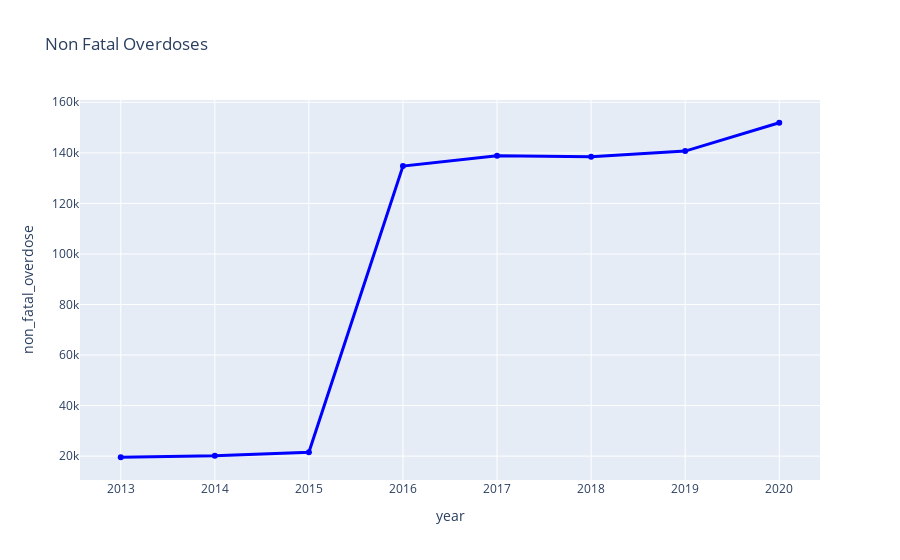

This figure's notebook cell:
### Code cell
fig = px.line(non_fatal, x="year", y="non_fatal_overdose", title='Non Fatal Overdoses',  markers=True)  
fig.update_traces(line=dict(color="Blue", width=3.0))
fig.show()

### Figure 1 — Plotly figure (JSON) as saved in the notebook; plotly's stock layout.template omitted (floating-point values rounded to 4 significant figures)
{"data": [{"hovertemplate": "year=%{x}<br>non_fatal_overdose=%{y}<extra></extra>", "legendgroup": "", "line": {"color": "Blue", "dash": "solid", "width": 3}, "marker": {"symbol": "circle"}, "mode": "markers+lines", "name": "", "orientation": "v", "showlegend": false, "type": "scatter", "x": [2013, 2014, 2015, 2016, 2017, 2018, 2019, 2020], "xaxis": "x", "y": [19559, 20123, 21529, 134749, 138819, 138463, 140690, 151903], "yaxis": "y"}], "layout": {"legend": {"tracegroupgap": 0}, "title": {"text": "Non Fatal Overdoses"}, "xaxis": {"anchor": "y", "domain": [0, 1], "title": {"text": "year"}}, "yaxis": {"anchor": "x", "domain": [0, 1], "title": {"text": "non_fatal_overdose"}}}}
